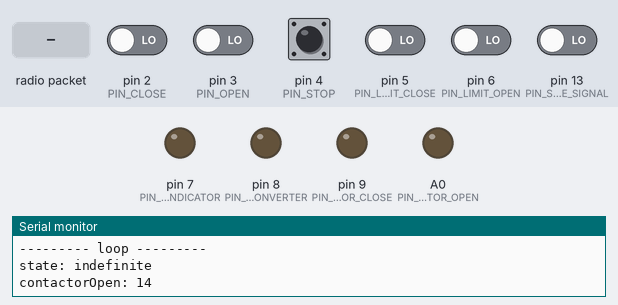
Recording of a sketch running on a simulated Arduino Uno, built with avr-gcc and run on an emulated ATmega328P. Shown: output pins drawn as LEDs (lit = HIGH), the last lines printed to the serial monitor. The test bench sets the inputs (shaded band); at power-on: pin 2 (PIN_CLOSE), pin 3 (PIN_OPEN), pin 4 (PIN_STOP), pin 5 (PIN_LIMIT_CLOSE), pin 6 (PIN_LIMIT_OPEN), pin 13 (PIN_SENSOR_OBSTACLE_SIGNAL) LOW. No radio packets arrive unless stated; pins used as bus, display or sensor lines are not drawn.

Above: at 1.8 s.
1.9 s: pin 2 (PIN_CLOSE) driven HIGH
4.5 s: pin 13 (PIN_SENSOR_OBSTACLE_SIGNAL) driven HIGH
At 6.2 s:
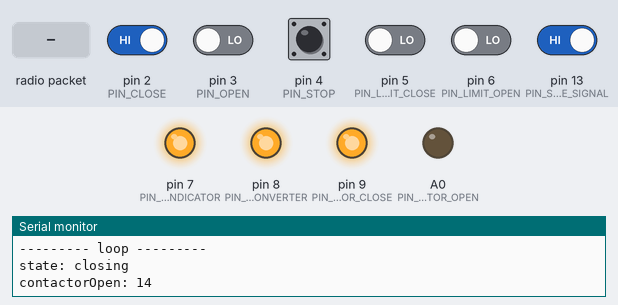
6.5 s: pin 3 (PIN_OPEN) driven HIGH
At 8.0 s:
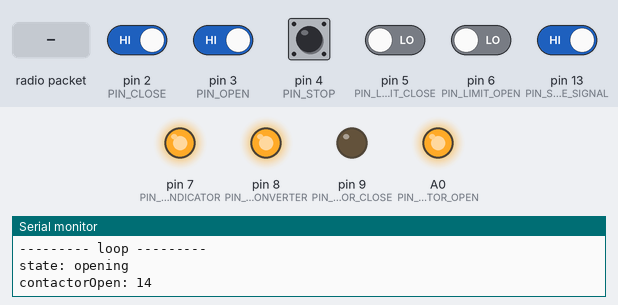
8.5 s: radio packet "open" arrives
10.5 s: radio packet "close" arrives
12.5 s: pin 3 (PIN_OPEN) driven LOW
At 14.4 s:
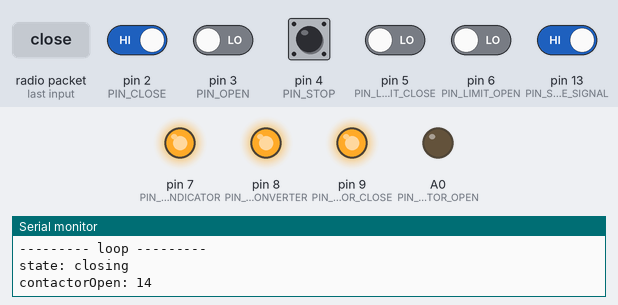
Timing chart, 0 to 15.5 s (numbered marks = the images above; inputs shaded):
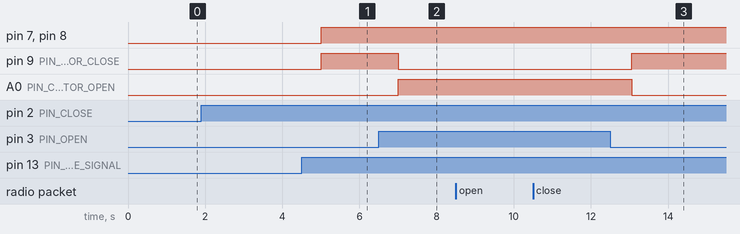

Measured:
- after the input at 4.5 s, pin 7 (PIN_MOVING_INDICATOR), pin 8 (PIN_CONTACTOR_CONVERTER), pin 9 (PIN_CONTACTOR_CLOSE): LOW → HIGH after 0.51 s
- after the input at 6.5 s, pin 9 (PIN_CONTACTOR_CLOSE): HIGH → LOW after 0.51 s; A0 (PIN_CONTACTOR_OPEN): LOW → HIGH after 0.51 s
- after the input at 12.5 s, pin 9 (PIN_CONTACTOR_CLOSE): LOW → HIGH after 0.56 s; A0 (PIN_CONTACTOR_OPEN): HIGH → LOW after 0.56 s

The sketch:

controller.ino
```cpp
#include <VirtualWire.h>

#define PIN_CLOSE 2
#define PIN_OPEN 3
#define PIN_STOP 4
#define PIN_LIMIT_CLOSE 5
#define PIN_LIMIT_OPEN 6
#define PIN_MOVING_INDICATOR 7

#define PIN_CONTACTOR_CONVERTER 8
#define PIN_CONTACTOR_CLOSE 9
#define PIN_CONTACTOR_OPEN A0

#define PIN_SENSOR_OBSTACLE_SWITCH 12
#define PIN_SENSOR_OBSTACLE_SIGNAL 13

#define PIN_RF_RECEIVER 11
#define PIN_RF_RECEIVER_SIGNAL A1

class RemoteController {
private:
    uint8_t data[VW_MAX_MESSAGE_LEN];
    uint8_t dataLength = VW_MAX_MESSAGE_LEN;

    int pin;
    int signalPin;

    char command[VW_MAX_MESSAGE_LEN];
public:
    RemoteController(int pin, int signalPin);
    void process();
    bool isOpenCommand();
    bool isCloseCommand();
    bool isStopCommand();
    void clearCommand();
};

void debug(String label, String value) {
    Serial.print(label + ": ");Serial.println(value);
}

void debug(String label, int value) {
    Serial.print(label + ": ");Serial.println(value);
}

void debug(String label, bool value) {
    Serial.print(label + ": ");Serial.println(value);
}

struct PinIO {
    int close;
    int open;
    int stop;
    int limitClose;
    int limitOpen;
    int movingIndicator;
    int contactorConverter;
    int contactorClose;
    int contactorOpen;
    int sensorObstacleSwitch;
    int sensorObstacleSignal;
};

class GateController {
private:
    PinIO pio;
    RemoteController* rc;

    int state = STATE_INDEFINITE;

    void processIndefiniteState();
    void processOpennedState();
    void processOpeningState();
    void processClosedState();
    void processClosingState();
    void processStoppedState();

    bool isHigh(int pin);
    bool isMoving();
    bool isStopped();

    void setOnSensorObstacle();
    void setOffSensorObstacle();
    bool isObstacle();

    void setContactors(bool open, bool close);
    String resolveState(int state);
    void setOnMovingIndicator();
    void setOffMovingIndicator();
public:
    static const int STATE_INDEFINITE = 0;
    static const int STATE_OPENNED = 1;
    static const int STATE_OPENING = 2;
    static const int STATE_CLOSED = 3;
    static const int STATE_CLOSING = 4;
    static const int STATE_STOPPED = 5;

    GateController(PinIO pio, RemoteController* rc);
    ~GateController();

    void process();
};

GateController::GateController(PinIO pio, RemoteController* rc) : pio(pio), rc(rc) {
    pinMode(PIN_CLOSE, INPUT);
    pinMode(PIN_OPEN, INPUT);
    pinMode(PIN_STOP, INPUT);
    pinMode(PIN_LIMIT_CLOSE, INPUT);
    pinMode(PIN_LIMIT_OPEN, INPUT);
    pinMode(PIN_MOVING_INDICATOR, OUTPUT);
    pinMode(PIN_CONTACTOR_CONVERTER, OUTPUT);
    pinMode(PIN_CONTACTOR_CLOSE, OUTPUT);
    pinMode(PIN_CONTACTOR_OPEN, OUTPUT);
    pinMode(PIN_SENSOR_OBSTACLE_SWITCH, OUTPUT);
    pinMode(PIN_SENSOR_OBSTACLE_SIGNAL, INPUT);
    // this->pio = pio;
    // this->rc = rc;
}

GateController::~GateController() {
    // ...
}

String GateController::resolveState(int state) {
    switch(state) {
        case STATE_OPENNED: return "openned";
        case STATE_OPENING: return "opening";
        case STATE_CLOSED: return "closed";
        case STATE_CLOSING: return "closing";
        case STATE_STOPPED: return "stopped";
        default: return "indefinite";
    }
}

void GateController::setOnMovingIndicator() {
    digitalWrite(pio.movingIndicator, HIGH);
}

void GateController::setOffMovingIndicator() {
    digitalWrite(pio.movingIndicator, LOW);
}

bool GateController::isObstacle() {
    return !isHigh(pio.sensorObstacleSignal);
}

void GateController::setOnSensorObstacle() {
    digitalWrite(pio.sensorObstacleSwitch, HIGH);
}

void GateController::setOffSensorObstacle() {
    digitalWrite(pio.sensorObstacleSwitch, LOW);
}

bool GateController::isHigh(int pin) {
    return digitalRead(pin) == HIGH;
}

bool GateController::isStopped() {
    return state != STATE_STOPPED;
}

bool GateController::isMoving() {
    return state == STATE_OPENING || state == STATE_CLOSING;
}

void GateController::setContactors(bool open, bool close) {
    if (open || close) {
        digitalWrite(pio.contactorConverter, HIGH);
    } else {
        digitalWrite(pio.contactorConverter, LOW);
    }

    debug("contactorOpen", pio.contactorOpen);

    if (open) {
        digitalWrite(pio.contactorOpen, HIGH);
    } else {
        digitalWrite(pio.contactorOpen, LOW);
    }

    if (close) {
        digitalWrite(pio.contactorClose, HIGH);
    } else {
        digitalWrite(pio.contactorClose, LOW);
    }
}

void GateController::process() {
    rc->process();

    // debug("isHigh(pio.limitOpen)", isHigh(pio.limitOpen));
    // debug("isHigh(pio.limitClose)", isHigh(pio.limitClose));
    // debug("isHigh(pio.open)", isHigh(pio.open));
    // debug("isHigh(pio.close)", isHigh(pio.close));
    // debug("isHigh(pio.stop)", isHigh(pio.stop));

    if (isHigh(pio.limitOpen)) {
        state = STATE_OPENNED;
    } else if (isHigh(pio.limitClose)) {
        state = STATE_CLOSED;
    }

    if (state == STATE_OPENNED && !isHigh(pio.limitOpen)) {
        state = STATE_INDEFINITE;
    } else if (state == STATE_CLOSED && !isHigh(pio.limitClose)) {
        state = STATE_INDEFINITE;
    }

    if ((isHigh(pio.open) || rc->isOpenCommand()) && state != STATE_OPENNED) {
        state = STATE_OPENING;
    } else if ((isHigh(pio.close) || rc->isCloseCommand()) && state != STATE_CLOSED) {
        state = STATE_CLOSING;
    }

    if (isHigh(pio.stop) || rc->isStopCommand()) {
        state = STATE_STOPPED;
    }

    if (isMoving()) {
        setOnSensorObstacle();
    } else {
        setOffSensorObstacle();
    }

    if (isMoving() && isObstacle()) {
        state = STATE_STOPPED;
    }

    debug("state", resolveState(state));

    switch(state) {
        case STATE_OPENNED:
            processOpennedState();
            break;
        case STATE_OPENING:
            processOpeningState();
            break;
        case STATE_CLOSED:
            processClosedState();
            break;
        case STATE_CLOSING:
            processClosingState();
            break;
        case STATE_STOPPED:
            processStoppedState();
            break;
        default:
            processIndefiniteState();
            break;
    }

    if (isMoving()) {
        setOnMovingIndicator();
    } else {
        setOffMovingIndicator();
    }

    rc->clearCommand();
}

void GateController::processIndefiniteState() {
    setContactors(false, false);
}

void GateController::processOpennedState() {
    setContactors(false, false);
}

void GateController::processOpeningState() {
    setContactors(true, false);
}

void GateController::processClosedState() {
    setContactors(false, false);
}

void GateController::processClosingState() {
    setContactors(false, true);
}

void GateController::processStoppedState() {
    setContactors(false, false);
}

RemoteController::RemoteController(int pin, int signalPin) {
    pinMode(pin, INPUT);
    pinMode(pin, OUTPUT);

    vw_set_ptt_inverted(true);
    vw_set_rx_pin(pin);
    vw_setup(2000);

    vw_rx_start();

    this->pin = pin;
    this->signalPin = signalPin;
}

void RemoteController::process() {

    dataLength = VW_MAX_MESSAGE_LEN;

    if(vw_get_message(data, &dataLength)) {
        Serial.print("dataLength  ");Serial.println(dataLength);
        memset(command, 0, sizeof(command));

        for(int i = 0; i < dataLength; i++) {
            command[i] = data[i];
        }


        Serial.print("get ");Serial.println(command);
    }
}

bool RemoteController::isOpenCommand() {
    return strcmp(command, "open") == 0;
}

bool RemoteController::isCloseCommand() {
    return strcmp(command, "close") == 0;
}

bool RemoteController::isStopCommand() {
    return strcmp(command, "stop") == 0;
}

void RemoteController::clearCommand() {
    memset(command, 0, sizeof(command));
}

PinIO pio = {
    PIN_CLOSE,
    PIN_OPEN,
    PIN_STOP,
    PIN_LIMIT_CLOSE,
    PIN_LIMIT_OPEN,
    PIN_MOVING_INDICATOR,
    PIN_CONTACTOR_CONVERTER,
    PIN_CONTACTOR_CLOSE,
    PIN_CONTACTOR_OPEN,
    PIN_SENSOR_OBSTACLE_SWITCH,
    PIN_SENSOR_OBSTACLE_SIGNAL
};

RemoteController* remoteController;
GateController* gateController;

void setup() {
    Serial.begin(9600);

    remoteController = new RemoteController(PIN_RF_RECEIVER, PIN_RF_RECEIVER_SIGNAL);
    gateController = new GateController(pio, remoteController);
}

void loop() {
    Serial.println("--------- loop ---------");
    gateController->process();

    delay(1000);
}
```
